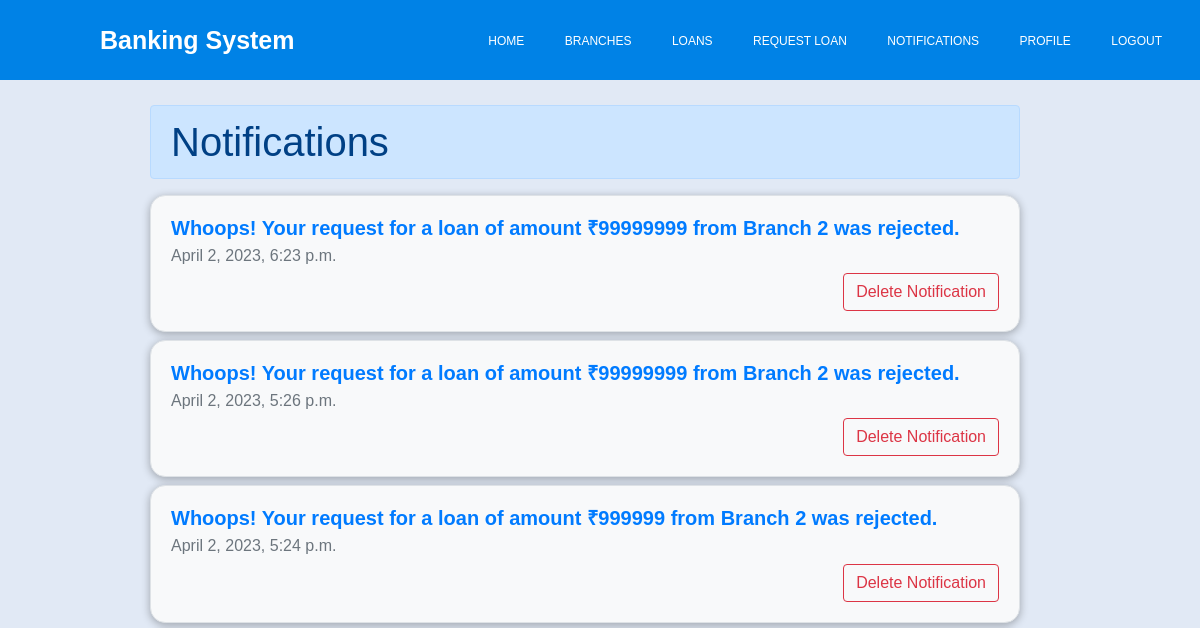
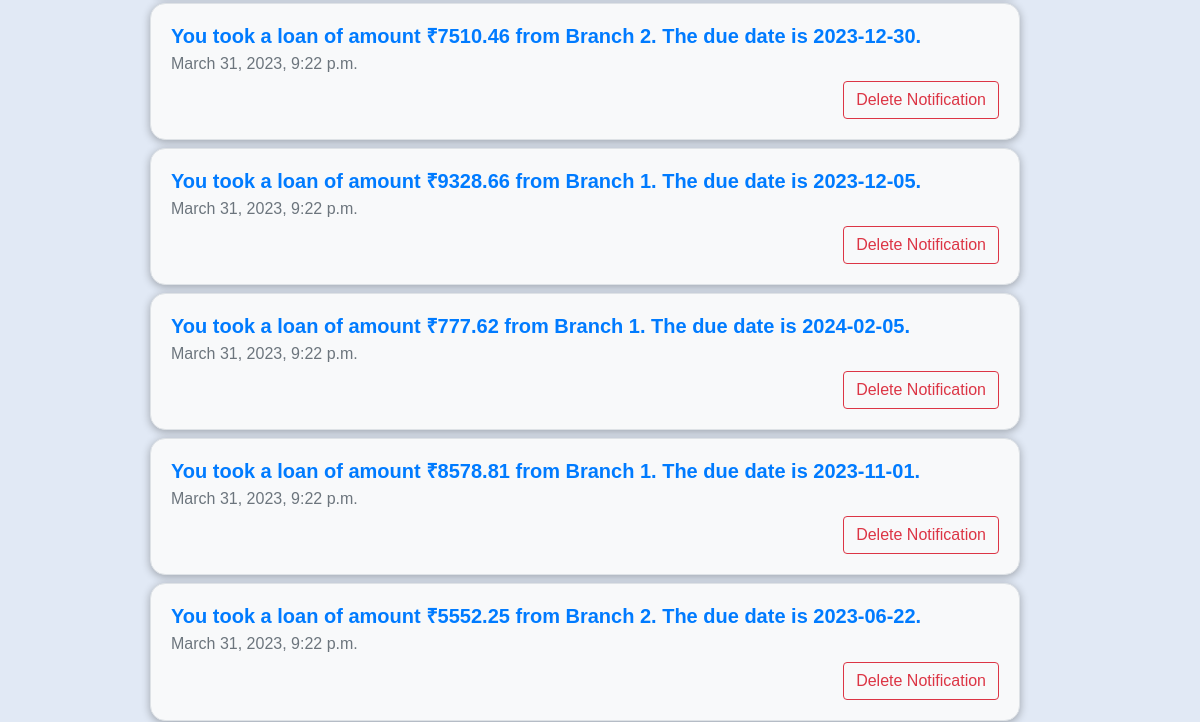
Page /notifications (signed in, upper part) on the earlier database version (2 pictures, top to bottom).
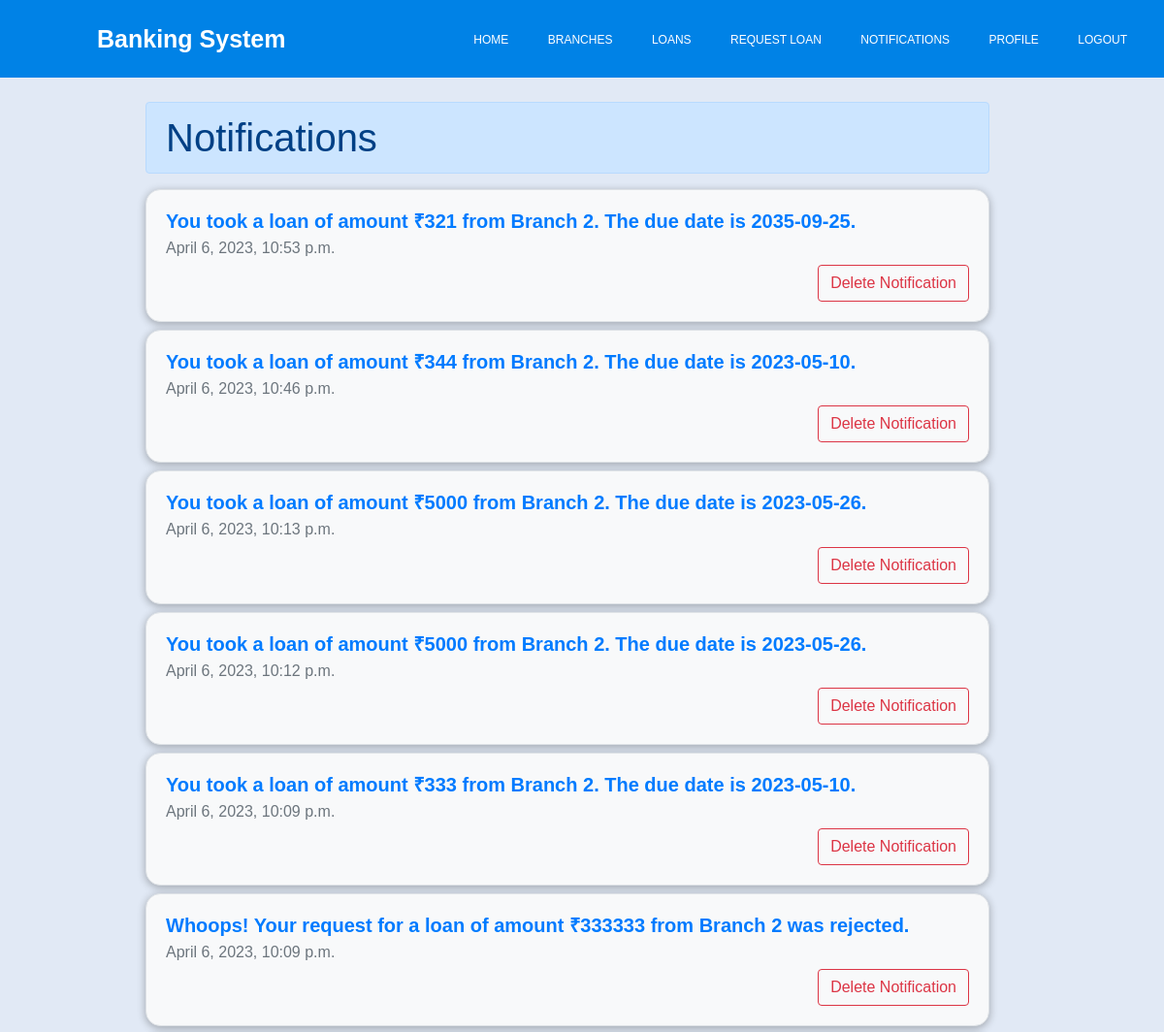
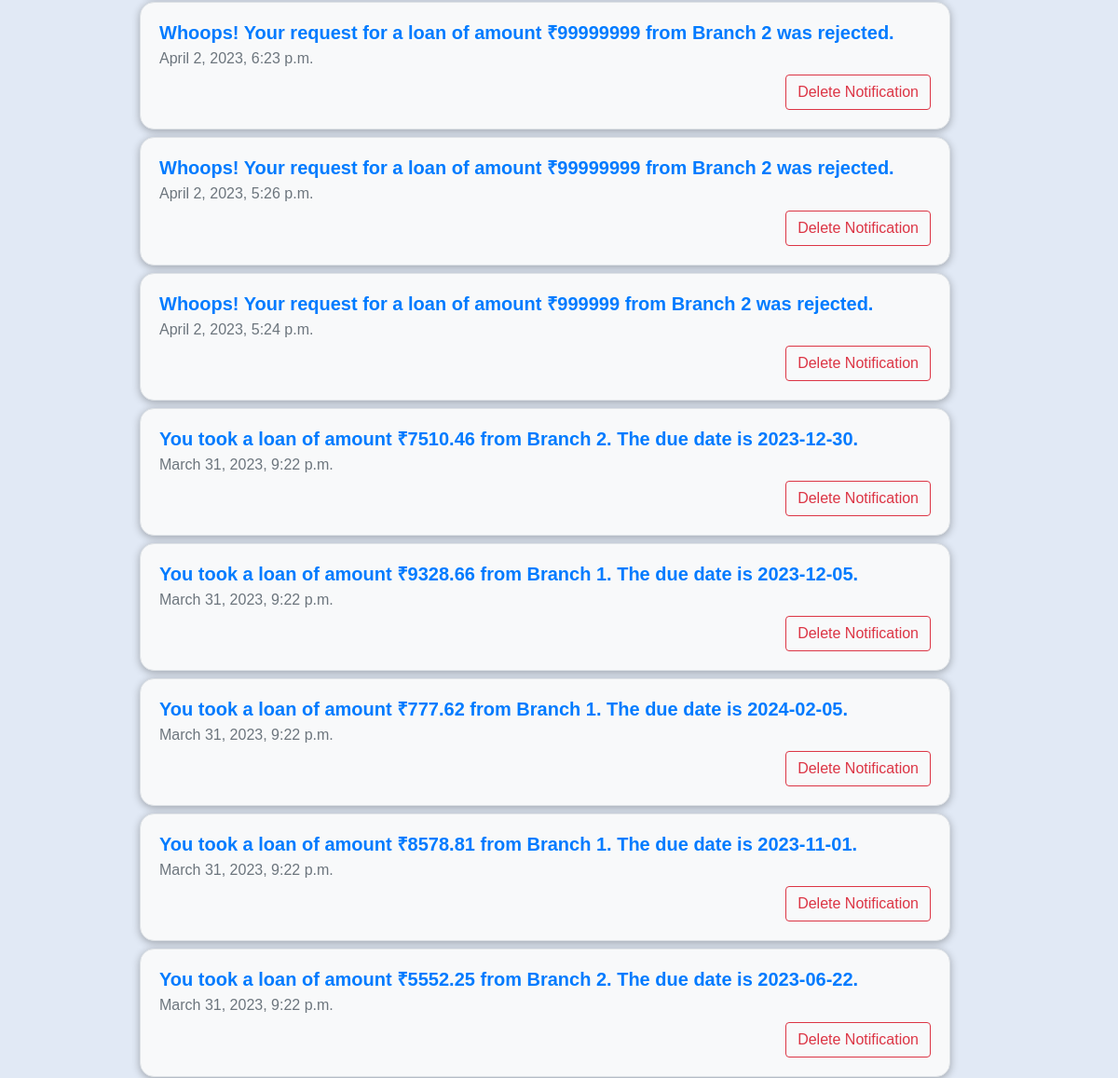
Same page on the later database version (2 pictures, top to bottom).
### bank_management/models.py (models this page shows, shortened)
class Notification(models.Model):
    loan = models.ForeignKey(Loan, on_delete=models.CASCADE,blank=True, null=True)
    user = models.ForeignKey(User, on_delete=models.CASCADE)
    message = models.CharField(max_length=90,blank=True)
    date = models.DateTimeField(auto_now_add=True)
    is_seen = models.BooleanField(default=False)

### bank_management/views.py (the view)
# urls.py: path("notifications",notifications,name='notifications'),
@login_required
def notifications(request):
    notifications = Notification.objects.filter(user=request.user).order_by('-date')
    notifications.update(is_seen=True)
    context = {
        "notifications":notifications,
    }
    return render(request,"notifications.html",context=context)

### bank_management/context_processors.py (called while the page is built)
def count_notifications(request):
    count_notifications=0
    if request.user.is_authenticated:
        count_notifications = Notification.objects.filter(user=request.user,is_seen=False).count()
    return {"count_notifications":count_notifications}

### banking_system/templates/notifications.html (shortened to what this page needs)
{% extends 'base.html' %} {% block content %}
<div class="row mt-2" style="width: 100%">
    <div class="col">
         {% if not notifications %}
        <h1>You dont have any notifications as of yet.</h1>
        {% else %}
        <h1
          class="mt-2 alert alert-primary"
          style="margin-right: 150px; margin-left: 150px"
        >
          Notifications
        </h1>
        {% for notification in notifications %}
        <div
          class="card mt-2"
          style="
            background-color: #f8f9fa;
            border: 1px solid #dee2e6;
            border-radius: 0.95rem;
            box-shadow: 0 0.125rem 0.5rem rgba(0, 0, 0, 0.3);
            margin-right: 150px;
            margin-left: 150px;
          "
        >
          <div class="card-body">
            <h5
              class="card-title"
              style="color: #007bff; font-size: 1.25rem; font-weight: bold"
            >
              {{notification.message}}
            </h5>
            <h6 class="card-subtitle mb-2 text-muted">{{notification.date}}</h6>
            <a
              class="btn btn-outline-danger float-end"
              href="{% url 'delete-notification' notification.id %}"
            >
              Delete Notification
            </a>
          </div>
        </div>
        {% endfor %}{% endif %}
      </div>
    </div>
    {% endblock content %}

### banking_system/templates/base.html (shortened to what this page needs)
{% load static %}
<!DOCTYPE html>
<html lang="en">
  <head>
    <link
      href="https://cdn.jsdelivr.net/npm/bootstrap@5.0.2/dist/css/bootstrap.min.css"
      rel="stylesheet"
    />
    <link
      rel="stylesheet"
      href="https://cdnjs.cloudflare.com/ajax/libs/font-awesome/6.1.1/css/all.min.css"
    />
    <link
      rel="stylesheet"
      href="https://stackpath.bootstrapcdn.com/bootstrap/4.3.1/css/bootstrap.min.css"
    />
    <link rel="stylesheet" type="text/css" href="{% static 'navbar.css' %}" />
  </head>
  <body style="background-color: #e1e9f5">
    <nav>
      <label class="logo">Banking System</label>
      <ul>
        <li><a href="{% url 'index' %}">Home</a></li>
        <li><a href="{% url 'branches' %}">Branches</a></li>
        <li><a href="{% url 'loans' %}">Loans</a></li>
        <li><a href="{% url 'loan-request' %}">Request Loan</a></li>
        <li>
          <a href="{% url 'notifications' %}"
            >Notifications
          </a>
        </li>
        <li><a href="{% url 'my-profile' %}">Profile</a></li>
        <li><a href="{% url 'logout' %}">Logout</a></li>
      </ul>
    </nav>
    {% block content %}  {% endblock content %}
  </body>
</html>

### banking_system/static/navbar.css (style rules this page uses)
* { margin: 0; padding: 0; text-decoration: none; list-style: none; box-sizing: border-box; }
body { font-family: sans-serif; }
nav { background: #0082e6; height: 80px; width: 100%; }
label.logo { color: white; font-size: 25px; line-height: 80px; padding: 0 100px; font-weight: bold; }
nav ul { float: right; margin-right: 20px; }
nav ul li { display: inline-block; line-height: 80px; margin: 0 5px; }
nav ul li a { color: white; font-size: 12px; text-transform: uppercase; padding: 7px 13px; border-radius: 3px; }

Differences in the rows shown:
added Notification: message "You took a loan of amount ₹321 from Branch 2. The due date is 2035-09-25.", date "April 6, 2023, 10:53 p.m."
added Notification: message "You took a loan of amount ₹344 from Branch 2. The due date is 2023-05-10.", date "April 6, 2023, 10:46 p.m."
added Notification: message "You took a loan of amount ₹5000 from Branch 2. The due date is 2023-05-26.", date "April 6, 2023, 10:13 p.m."
added Notification: message "You took a loan of amount ₹5000 from Branch 2. The due date is 2023-05-26.", date "April 6, 2023, 10:12 p.m."
added Notification: message "You took a loan of amount ₹333 from Branch 2. The due date is 2023-05-10.", date "April 6, 2023, 10:09 p.m."
added Notification: message "Whoops! Your request for a loan of amount ₹333333 from Branch 2 was rejected.", date "April 6, 2023, 10:09 p.m."
